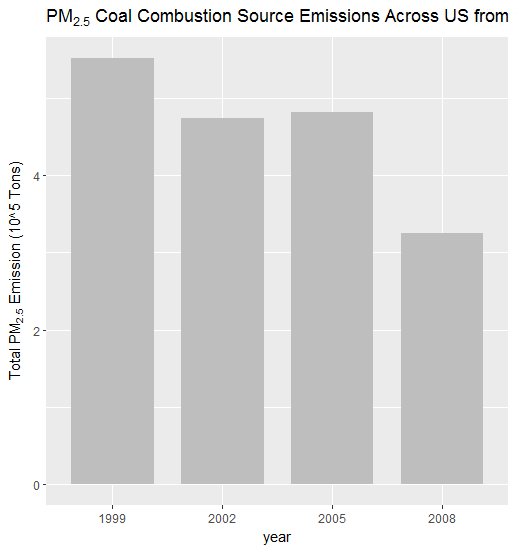

Here is the R script that generated this plot:
## making the names in the SCC dataframe pretty by removing \\. in all the names
names(SCC)<-gsub("\\.","", names(SCC))

SCCcombustion<-grepl(pattern = "comb", SCC$SCCLevelOne, ignore.case = TRUE)
SCCCoal<-grepl(pattern = "coal", SCC$SCCLevelFour, ignore.case = TRUE)

## extracting the SCC in 
SCCCoalCombustionSCC<-SCC[SCCcombustion & SCCCoal,]$SCC
NIECoalCombustionValues<-NEIdata[NEIdata$SCC %in% SCCCoalCombustionSCC,]
NIECoalCombustionTotalEm<-aggregate(Emissions~year, NIECoalCombustionValues, sum)

g<-ggplot(aes(year, Emissions/10^5), data=NIECoalCombustionTotalEm)
g+geom_bar(stat="identity",fill="grey",width=0.75) +
  guides(fill=FALSE) +
  labs(x="year", y=expression("Total PM"[2.5]*" Emission (10^5 Tons)")) + 
  labs(title=expression("PM"[2.5]*" Coal Combustion Source Emissions Across US from 1999-2008"))
